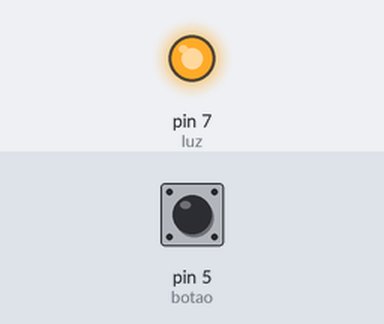
A sketch run on a simulated Arduino Uno, built with avr-gcc and run on an emulated ATmega328P. Shown: output pins drawn as LEDs (lit = HIGH). The test bench sets the inputs (shaded band); at power-on: pin 5 (botao) HIGH.

Above: at 1.2 s.
1.3 s: pin 5 (botao) pulled LOW for 3.2 s
At 5.2 s:
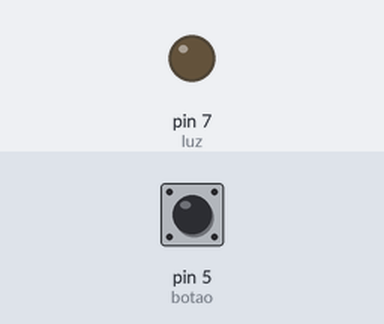
6.0 s: pin 5 (botao) pulled LOW for 0.15 s
At 6.5 s:
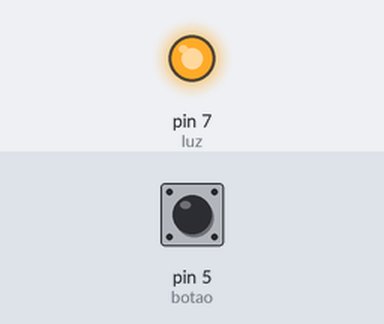
Timing chart, 0 to 9.0 s (numbered marks = the images above; inputs shaded):
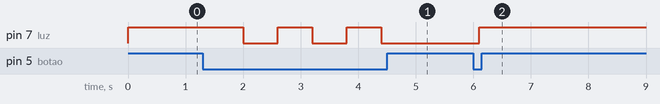

The sketch:

releComBotao.ino
```cpp
#define botao 5
#define luz 7

bool estado_botao = false;

void setup() {
  pinMode(luz, OUTPUT);
  pinMode(botao, INPUT_PULLUP);

  digitalWrite(luz, HIGH);
}

void loop() {
  if(digitalRead(botao) == 0){
    delay(100);
    estado_botao = !estado_botao;
    digitalWrite(luz,estado_botao);

    delay(500);
  }
}
```

Measured:
- after the input at 1.3 s, pin 7 (luz): alternates HIGH for 0.60 s and LOW for 0.60 s, 5 changes in all, then stays LOW, starting after 0.70 s
- after the input at 6.0 s, pin 7 (luz): LOW → HIGH after 0.10 s
